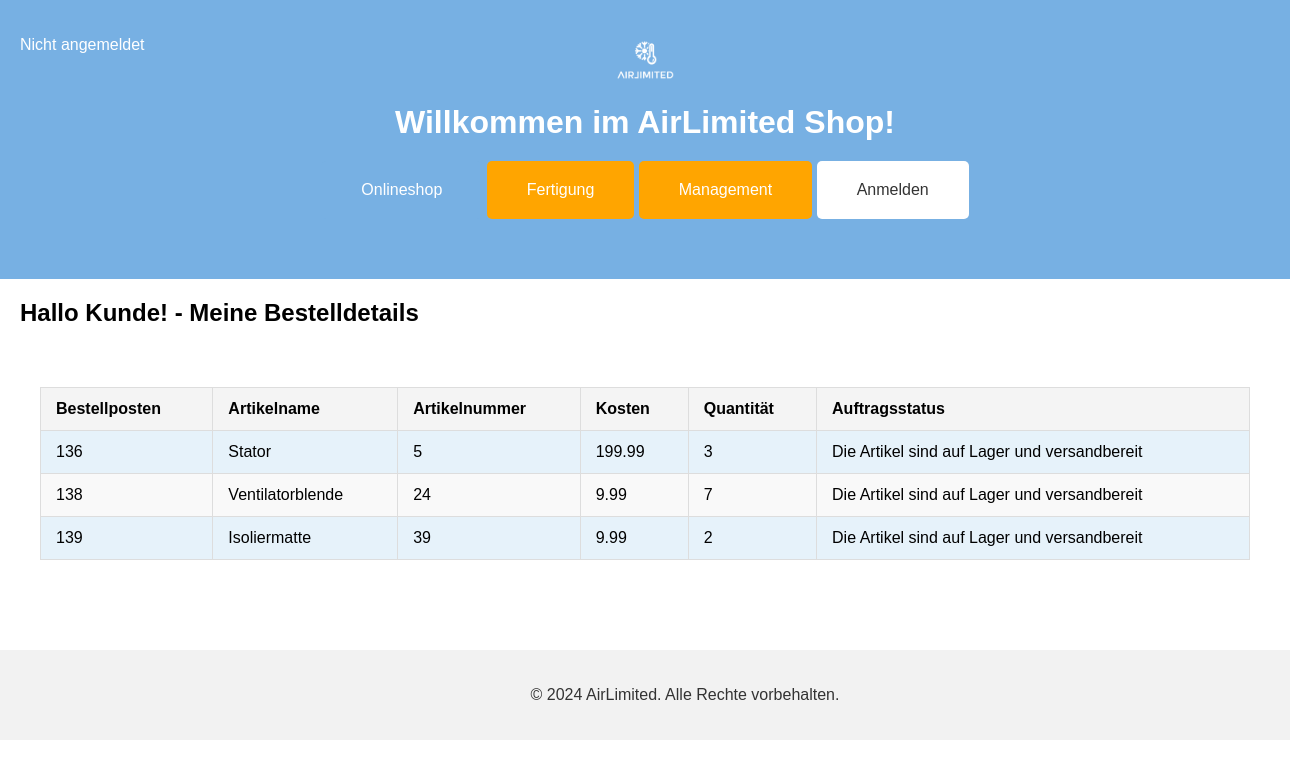
Screenshot of /bestelldetails.php?BestellNr=127 with the database file from the repository.
### tables this page shows
CREATE TABLE IF NOT EXISTS `bestellposten` (
  `BestellNr` int(11) NOT NULL,
  `BestellpostenNr` int(11) NOT NULL AUTO_INCREMENT,
  `Quantität` int(11) NOT NULL,
  `SKUNr` int(11) NOT NULL,
  `versandbereit` tinyint(4) NOT NULL DEFAULT 0,
  PRIMARY KEY (`BestellpostenNr`,`BestellNr`) USING BTREE,
  KEY `SKUNr` (`SKUNr`),
  KEY `bestellposten_BestellNr` (`BestellNr`),
  CONSTRAINT `SKUNr` FOREIGN KEY (`SKUNr`) REFERENCES `sku` (`SKUNr`) ON DELETE NO ACTION ON UPDATE NO ACTION,
  CONSTRAINT `bestellposten_BestellNr` FOREIGN KEY (`BestellNr`) REFERENCES `bestellung` (`BestellNr`) ON DELETE NO ACTION ON UPDATE NO ACTION
);

CREATE TABLE IF NOT EXISTS `sku` (
  `SKUNr` int(11) NOT NULL AUTO_INCREMENT,
  `Name` varchar(20) NOT NULL,
  `Standardlosgroeße` int(11) NOT NULL DEFAULT 0,
  `Laenge` float DEFAULT NULL,
  `Breite` float DEFAULT NULL,
  `Hoehe` float DEFAULT NULL,
  `Gewicht` float DEFAULT NULL,
  `Beschreibung` varchar(200) DEFAULT NULL,
  `Preis` float DEFAULT NULL,
  `Foto` varchar(50) DEFAULT NULL,
  `Art` varchar(50) DEFAULT NULL,
  `Fertigungsanweisungen` varchar(50) DEFAULT NULL,
  `FertigungsNr` int(11) DEFAULT NULL,
  `LagerNr` int(11) DEFAULT NULL,
  PRIMARY KEY (`SKUNr`),
  KEY `FertigungsNr` (`FertigungsNr`),
  KEY `Lagerstandort` (`LagerNr`),
  CONSTRAINT `sku FertigungsNr` FOREIGN KEY (`FertigungsNr`) REFERENCES `fertigung` (`FertigungsNr`) ON DELETE NO ACTION ON UPDATE NO ACTION,
  CONSTRAINT `sku LagerNr` FOREIGN KEY (`LagerNr`) REFERENCES `lager` (`LagerNr`) ON DELETE NO ACTION ON UPDATE NO ACTION
);

### db_class.php (called while the page is built, shortened)
<?php
class DBConnector
{
	private $database = null;
	public function connect()
	{
		$this->database = mysqli_connect(DB_HOST, DB_USER, DB_PASSWORD) or die('Verbindung schlug fehl: '.mysqli_error($this->database));
		mysqli_select_db($this->database, DB_NAME) or die('Verbindung schlug fehl: '.mysqli_error($this->database));
		mysqli_query($this->database, "SET CHARSET 'utf8'") or die('Verbindung schlug fehl: '.mysqli_error($this->database));
		mysqli_query($this->database, "SET NAMES 'UTF8'") or die('Verbindung schlug fehl: '.mysqli_error($this->database));
	}
	static public function fetchEntity($QueryResult)
	{
		return mysqli_fetch_object($QueryResult);
	}
	static public function fetchEntityArray($QueryResult)
	{
		$result = array();
		while( $item = DBConnector::fetchEntity($QueryResult) )
			$result[] = $item;
		return $result;
	}
	public function query($Query)
	{
		$result = mysqli_query($this->database, $Query);
		return $result;
	}
	public function getEntityArray($Query)
	{
		$result = $this->query($Query);
		if( $result )
			return $this->fetchEntityArray($result);
		else
			return false;
	}
}
?>

### bestelldetails.php (the view, shortened to what this page needs)
<?php
if (isset($_SESSION['userType']) && isset($_SESSION['userID'])) {
    $userType = $_SESSION['userType'];
    $userID = $_SESSION['userID'];
    $loginText = "Angemeldet als: " . $userType . " " . $userID;
} else {
    $loginText = "Nicht angemeldet". "<br>";
}
require_once "db_class.php";
$DBServer   = 'localhost';
$DBHost     = 'airlimited';
$DBUser     = 'root';
$DBPassword = '';
$db = new DBConnector($DBServer, $DBHost, $DBUser, $DBPassword);
$db->connect();
if (isset($_GET['BestellNr'])) {
    $bestellnr = htmlspecialchars($_GET['BestellNr']);
} else {
    $bestellnr = 1;
}
$query = 'SELECT DISTINCT bestellposten.BestellpostenNr, sku.`Name`, bestellposten.SKUNr, sku.Preis, bestellposten.Quantität, auftrag.`Status`';
$query .= ' FROM bestellposten';
$query .= ' LEFT JOIN sku ON bestellposten.SKUNr = sku.SKUNr';
$query .= ' LEFT JOIN bestellung ON bestellposten.BestellNr = bestellung.BestellNr';
$query .= ' LEFT JOIN gehoert_zu ON bestellung.BestellNr = gehoert_zu.BestellNr';
$query .= ' LEFT JOIN auftrag ON gehoert_zu.AuftragsNr = auftrag.AuftragsNr';
$query .= ' WHERE bestellposten.BestellNr = ' . $bestellnr;
$result = $db->getEntityArray($query);
?>
<!DOCTYPE html>
<html lang="de">
<head>
    <link rel="stylesheet" href="styles.css">
</head>
<body>
<header>
    <div class="logo">
        <img src="logo.png" alt="AirLimited Logo">
    </div>
    <h1>Willkommen im AirLimited Shop!</h1>
    <nav>
        <button onclick="window.location.href='onlineshop.php'">Onlineshop</button>
        <button onclick="window.location.href='fertigung.php'" class="fertigung-btn">Fertigung</button>
        <button onclick="window.location.href='management.php'" class="management-btn">Management</button>
        <button onclick="window.location.href='index.php'" class="login-btn">Anmelden</button>
    </nav>
    <div class="meine-logindaten">
        <p>
            <?php
                echo $loginText;
            ?>
        </p>
    </div>
</header>
<h2> Hallo Kunde! - Meine Bestelldetails </h2>
<main>
    <table>
        <thead>
            <tr>
                <th>Bestellposten</th>
                <th>Artikelname</th>
                <th>Artikelnummer</th>
                <th>Kosten</th>
                <th>Quantität</th>
                <th>Auftragsstatus</th>
            </tr>
        </thead>
        <tbody>
            <?php
            if ($result) {
                foreach ($result as $bestellposten) {
                    echo '<tr>';
                    echo '<td>' . $bestellposten->BestellpostenNr . '</td>';
                    echo '<td>' . $bestellposten->Name. '</td>';
                    echo '<td>' . $bestellposten->SKUNr. '</td>';
                    echo '<td>' . $bestellposten->Preis . '</td>';
                    echo '<td>' . $bestellposten->Quantität . '</td>';
                    echo '<td>' . (!empty($bestellposten->Status) ? $bestellposten->Status : 'Die Artikel sind auf Lager und versandbereit') . '</td>';
                    echo '</tr>';
                }
            } else {
                echo '<tr><td colspan="6">Keine Bestellungen gefunden.</td></tr>';
            }
            ?>
        </tbody>
    </table>
</main>
<footer>
    <p>&copy; 2024 AirLimited. Alle Rechte vorbehalten.</p>
</footer>
</body>
</html>

### styles.css (style rules this page uses)
body { font-family: Arial, sans-serif; margin: 0; padding: 0; }
header { background-color: #77b0e3; color: white; padding: 40px; display: flex; flex-direction: column; align-items: center; }
header h1 { margin: 0; margin-top: 20px; }
h2 { text-align: left; margin-left: 20px; margin-top: 20px; margin-bottom: 20px; }
.logo img { height: 40px; }
nav { margin-top: 20px; }
nav button { margin-bottom: 20px; background-color: #77b0e3; border: none; color: white; padding: 20px 40px; text-align: center; text-decoration: none; display: inline-block; font-size: 16px; cursor: pointer; border-radius: 5px; }
.login-btn { background-color: white; color: #333; }
.management-btn, .fertigung-btn { background-color: #ffa500; }
.meine-logindaten { position: absolute; top: 20px; left: 20px; }
.meine-logindaten p { color: white; text-align: left; text-decoration: none; font-size: 16px; }
main { padding: 40px; }
footer { background-color: #f2f2f2; color: #333; padding: 20px 40px; position: relative; bottom: 0; width: 100%; text-align: center; margin-top: 50px; }
table { width: 100%; border-collapse: collapse; }
th, td { padding: 12px 15px; text-align: left; border: 1px solid #ddd; }
th { background-color: #f4f4f4; }
tr:nth-child(even) { background-color: #f9f9f9; }
tr:nth-child(odd) { background-color: #e6f2fa; }

### rows the page displays
bestellposten: BestellpostenNr "136", SKUNr.Name "Stator", SKUNr "5", SKUNr.Preis "199.99", Quantität "3"
bestellposten: BestellpostenNr "138", SKUNr.Name "Ventilatorblende", SKUNr "24", SKUNr.Preis "9.99", Quantität "7"
bestellposten: BestellpostenNr "139", SKUNr.Name "Isoliermatte", SKUNr "39", SKUNr.Preis "9.99", Quantität "2"
